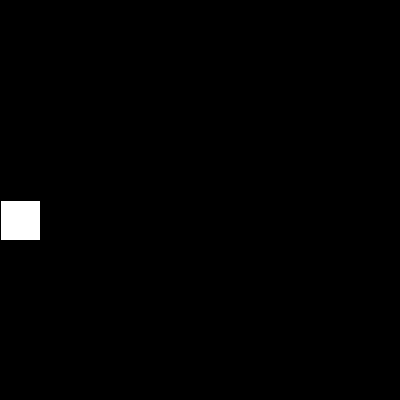
Frame 1 (no input)
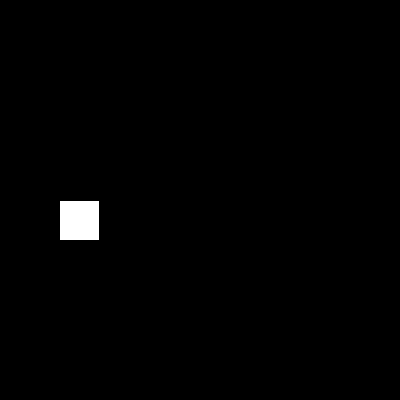
Frame 60 (the mouse pressed at the canvas centre just before this capture)
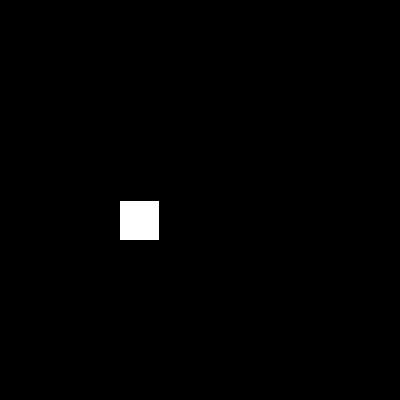
Frame 120 (the mouse held since frame 60 and released just before this capture)

The Processing sketch that drew these frames (run headless with seeded random() and noise(); from frame 60 on, the mouse is pressed at the canvas centre):

// Processing sketch: lesson_09_01_linear_motion
// ── lesson_09_01_linear_motion.pde
int posX;

void setup(){
  size(400, 400);
}

void draw(){
  background(0);
  rect(posX, height/2, 40, 40);
  posX ++;
}
